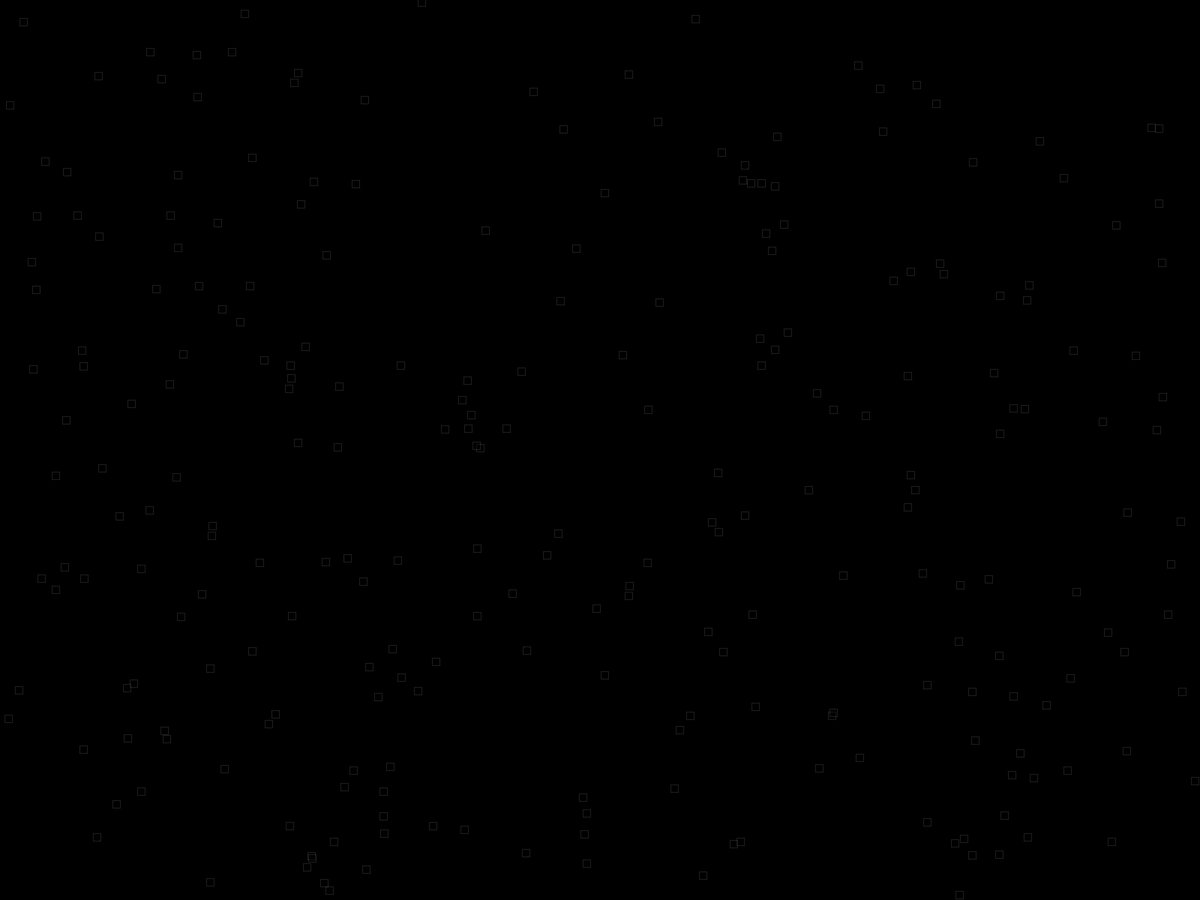
Frame 1 (no input)
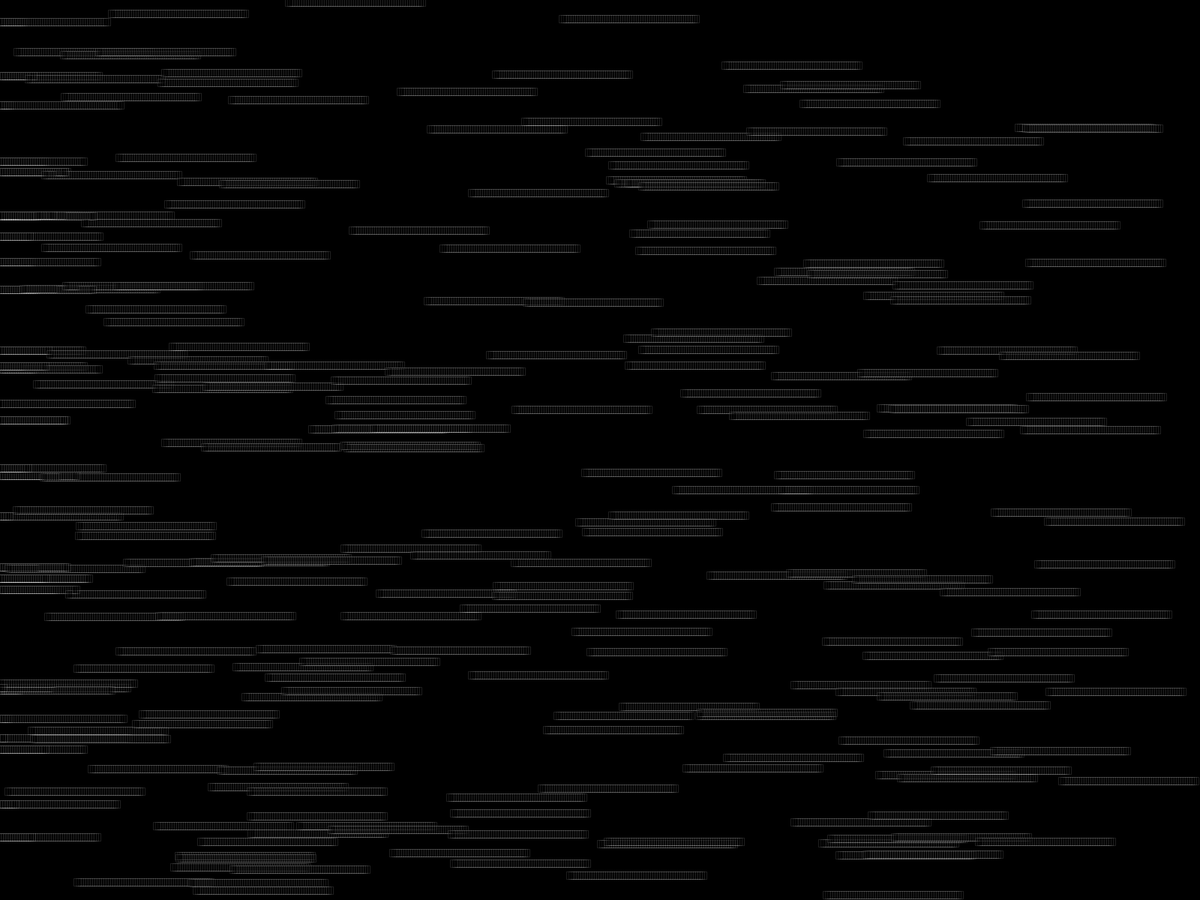
Frame 60 (the mouse pressed at the canvas centre just before this capture)
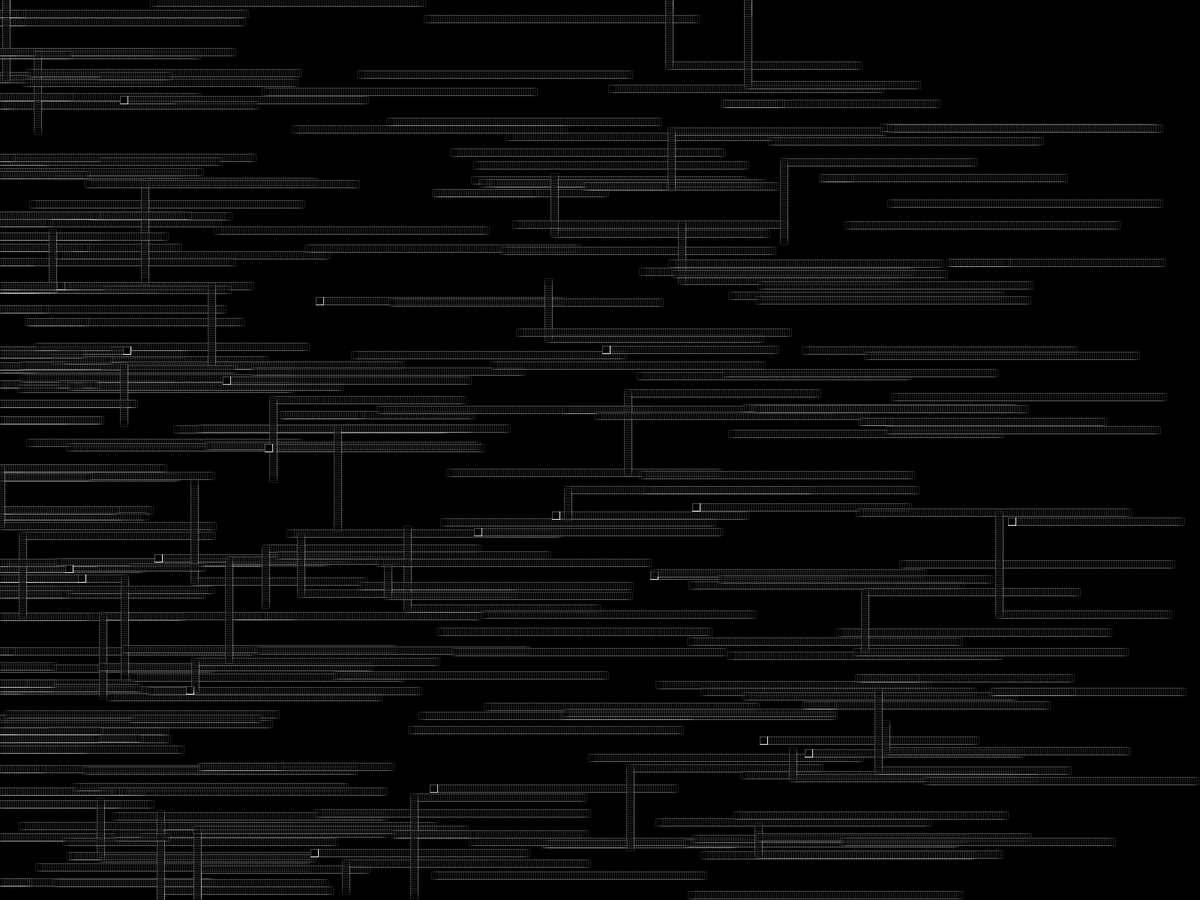
Frame 120 (the mouse held since frame 60 and released just before this capture)

The Processing sketch that drew these frames (run headless with seeded random() and noise(); from frame 60 on, the mouse is pressed at the canvas centre):

// Processing sketch: Scavengers
// ── Scavengers.pde

int size =250;
Scavenger[] Name = new Scavenger[size];


void setup() {
  for (int i = 0; size > i; i++) {
    Name[i] = new Scavenger(int(random(0,10)),10,1);
  }
  fullScreen();
  colorMode(HSB);
  background(0);
}

void draw() {
  for (int i=0;size>i;i++) {
    Name[i].finder();
  }
 
}
// ── Scavenger.pde
class Scavenger {
  int path;
  int X;
  int Y;
  int D;
  int S;
  int C;
  int limit;
  int shape;
  int speed;
  
  Scavenger(int edge, int size,int shap) {
    X=int(random(0,width));
    Y=int(random(0,height));
    D=1;
    S=size;
    C=0;
    path=0;
    limit=edge;
    shape=shap;
    speed=3;
  }
  
  
  void finder() {
    fill(0,75);
    stroke(255,30);
    C+=1;
    if (C>255) {
      C=0;
    }
    if (shape==1) {
    rect(X-S/2,Y-S/2,S,S);
    }
    if (shape==2) {
      ellipse(X-S/2,Y-S/2,S,S);
    }
    path+=1;
    if (X > width) {
      D=1;  
    }
    if (X < 0) {
      D=2;
    }
    if (Y > height) {
      D=3;  
    }
    if (Y < 0) {
      D=4;
    }
    if (path >= 750) {
      D=int(random(0,5));
      path=0;
    }
    if (D==1) {
      X-=speed;
    }
    if(D==2) {
      X+=speed;
    }
    if (D==3) {
      Y-=speed;
    }
    if (D==4) {
      Y+=speed;
    }
    path+=limit;
  }
}
